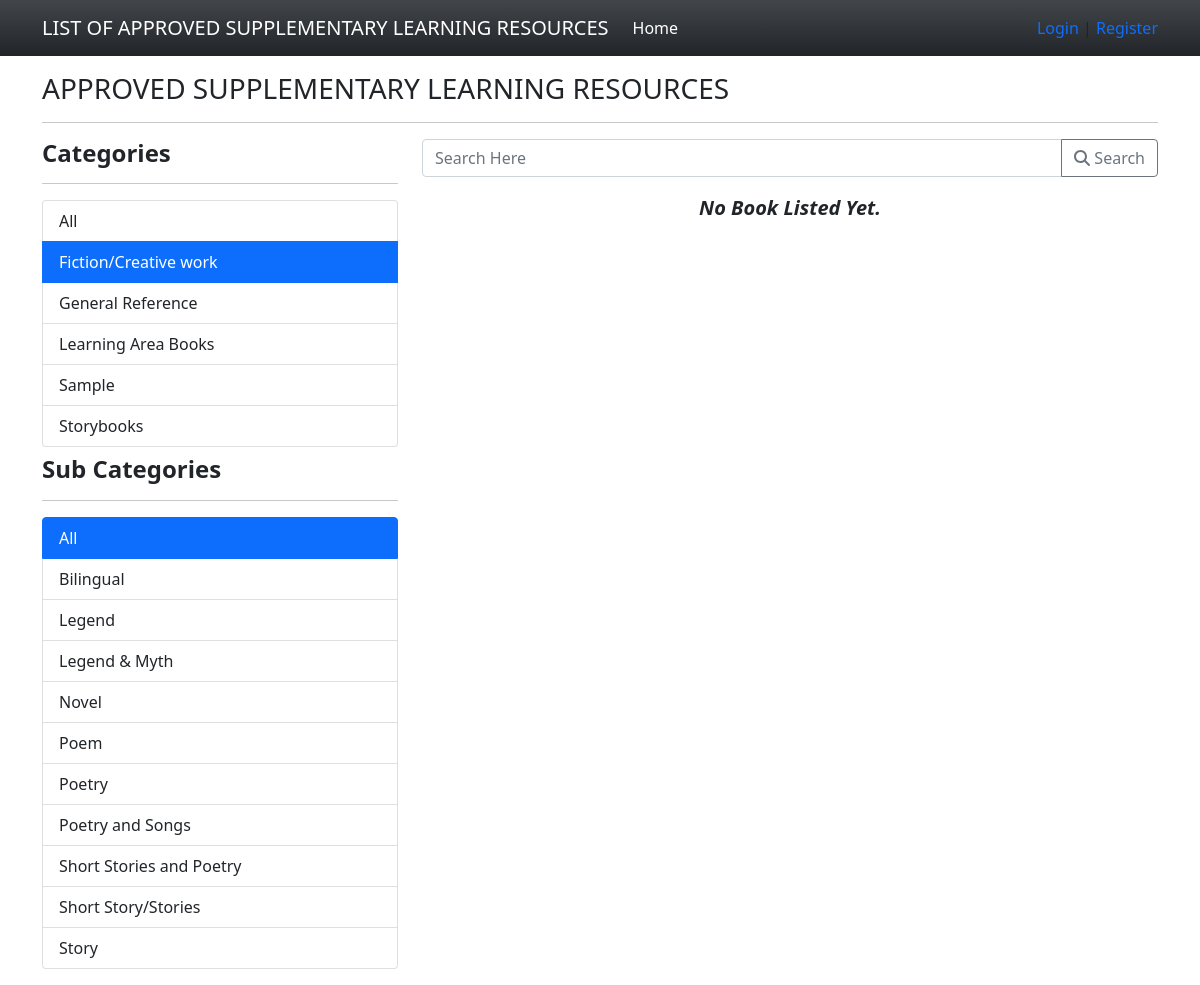
The page /?category=8 on the database its author committed.
### tables this page shows
CREATE TABLE `category_list` (
            `category_id` INTEGER NOT NULL PRIMARY KEY AUTOINCREMENT,
            `name` INTEGER NOT NULL,
            `status` INTEGER NOT NULL Default 1,
            `date_created` TIMESTAMP DEFAULT CURRENT_TIMESTAMP
        );

CREATE TABLE `sub_category_list` (
            `sub_category_id` INTEGER NOT NULL PRIMARY KEY AUTOINCREMENT,
            `category_id` INTEGER NOT NULL,
            `name` INTEGER NOT NULL,
            `status` INTEGER NOT NULL Default 1,
            `date_created` TIMESTAMP DEFAULT CURRENT_TIMESTAMP,
            FOREIGN KEY(`category_id`) REFERENCES `category_list`(`category_id`) ON DELETE CASCADE
        );

### books.php (the view, shortened to what this page needs)
<h3>APPROVED SUPPLEMENTARY LEARNING RESOURCES</h3>
<hr>
<div class="col-lg-12">
    <div class="row">
        <div class="col-md-4">
            <h4><b>Categories</b></h4>
            <hr>
            <div class="list-group">
                <a href="./?category=all" class="list-group-item <?php echo !isset($_GET['category']) || (isset($_GET['category']) && !is_numeric($_GET['category']))? "active" : "" ?>">All</a>
                <?php
                $categories = $conn->query("SELECT * FROM `category_list` where `status` = 1 order by `name` asc");
                while($row=$categories->fetchArray()):
                ?>
                    <a href="./?category=<?php echo $row['category_id'] ?>" class="list-group-item <?php echo isset($_GET['category']) && $_GET['category'] == $row['category_id'] ? "active" : "" ?>"><?php echo $row['name'] ?></a>
                <?php endwhile; ?>
            </div>
            <?php if(isset($_GET['category']) && is_numeric($_GET['category'])): ?>
            <h4><b>Sub Categories</b></h4>
            <hr>
            <div class="list-group">
                <a href="./?category=<?php echo $_GET['category'] ?>" class="list-group-item <?php echo !isset($_GET['sub_category']) || (isset($_GET['sub_category']) && !is_numeric($_GET['sub_category']))? "active" : "" ?>">All</a>
                <?php
                $categories = $conn->query("SELECT * FROM `sub_category_list` where `category_id` ='{$_GET['category']}' and `status` = 1 order by `name` asc");
                while($row=$categories->fetchArray()):
                ?>
                    <a href="./?category=<?php echo $_GET['category'] ?>&sub_category=<?php echo $row['sub_category_id'] ?>" class="list-group-item <?php echo isset($_GET['sub_category']) && $_GET['sub_category'] == $row['sub_category_id'] ? "active" : "" ?>"><?php echo $row['name'] ?></a>
                <?php endwhile; ?>
            </div>
            <?php endif; ?>
        </div>
        <div class="col-md-8">
            <div class="row">
                <div class="form-group">
                    <div class="input-group mb-3">
                        <input type="text" class="form-control" placeholder="Search Here" aria-label="Search Here" id="search" value="<?php echo isset($_GET['search']) ? $_GET['search'] : '' ?>" aria-describedby="btn-search">
                        <button class="btn btn-outline-secondary" type="button" id="btn-search"><i class="fa fa-search"></i> Search</button>
                    </div>
                </div>
            </div>
                <?php
                $where = "";
                if(isset($_GET['category']) && $_GET['category'] != 'all' && is_numeric($_GET['category'])){
                    $where = " and c.`category_id` = '{$_GET['category']}' ";
                }
                $sql = "SELECT b.*,c.name as category,s.name as sub_category FROM `book_list` b inner join `sub_category_list` s on b.sub_category_id = s.sub_category_id inner join `category_list` c on s.category_id = c.category_id where b.`status` = 1 {$where} order by b.`title` asc";
                $qry = $conn->query($sql);
                ?>
            <?php
            if(!$qry->fetchArray()): ?>
            <center>
                <?php if(isset($_GET['search'])): ?>
                <div class="fs-5"><b><i>No Result for <b>"<?php echo $_GET['search'] ?>"</b> keyword.</i></b></div>
                <?php else: ?>
                <div class="fs-5"><b><i>No Book Listed Yet.</i></b></div>
                <?php endif; ?>
            </center>
            <?php endif;  ?>
        </div>
    </div>
</div>

### index.php (shortened to what this page needs)
<?php
$page = isset($_GET['page']) ? $_GET['page'] : 'books';
?>
<!DOCTYPE html>
<html lang="en">
<head>
    <link rel="stylesheet" href="Font-Awesome-master/css/all.min.css">
    <link rel="stylesheet" href="css/bootstrap.min.css">
    <link rel="stylesheet" href="DataTables/datatables.min.css">
</head>
<body>
    <main>
    <nav class="navbar navbar-expand-lg navbar-dark bg-dark bg-gradient" id="topNavBar">
        <div class="container">
            <a class="navbar-brand" href="#">
            LIST OF APPROVED SUPPLEMENTARY LEARNING RESOURCES
            </a>
            <div class="collapse navbar-collapse" id="navbarNav">
                <ul class="navbar-nav">
                    <li class="nav-item">
                        <a class="nav-link <?php echo $page == "books" ? "active" :"" ?>" href="./?page=books">Home</a>
                    </li>
                </ul>
            </div>
            <div>
            <?php if(isset($_SESSION['user_id']) && $_SESSION['user_id'] > 0): ?>
            <div class="dropdown">
                <button class="btn btn-secondary dropdown-toggle bg-transparent  text-light border-0" type="button" id="dropdownMenuButton1" data-bs-toggle="dropdown" aria-expanded="false">
                    Hello <?php echo $_SESSION['fullname'] ?>
                </button>
                <ul class="dropdown-menu" aria-labelledby="dropdownMenuButton1">
                    <li><a class="dropdown-item" href="./?page=manage_account">Manage Account</a></li>
                    <li><a class="dropdown-item" href="Actions.php?a=faculty_student_logout">Logout</a></li>
                </ul>
            </div>
            <?php else: ?>
                <a href="javascript:void(0)" id="login-btn" class="text-decoration-none">Login</a>
                |
                <a href="javascript:void(0)" id="register-btn" class="text-decoration-none">Register</a>
            <?php endif; ?>
            </div>
        </div>
    </nav>
    <div class="container py-3" id="page-container">
        <?php
            include $page.'.php';
        ?>
    </div>
    </main>
</body>
</html>

### index.php (style rules this page uses)
html,body { height:100%; width:100%; }
main { height:100%; display:flex; flex-flow:column; }
#page-container { flex: 1 1 auto; overflow:auto; }
#topNavBar { flex: 0 1 auto; }

### rows shown on the page
category_list: name "Fiction/Creative work"
category_list: name "General Reference"
category_list: name "Learning Area Books"
category_list: name "Sample"
category_list: name "Storybooks"
sub_category_list: name "Bilingual"
sub_category_list: name "Legend"
sub_category_list: name "Legend & Myth"
sub_category_list: name "Novel"
sub_category_list: name "Poem"
sub_category_list: name "Poetry"
sub_category_list: name "Poetry and Songs"
sub_category_list: name "Short Stories and Poetry"
sub_category_list: name "Short Story/Stories"
sub_category_list: name "Story"
